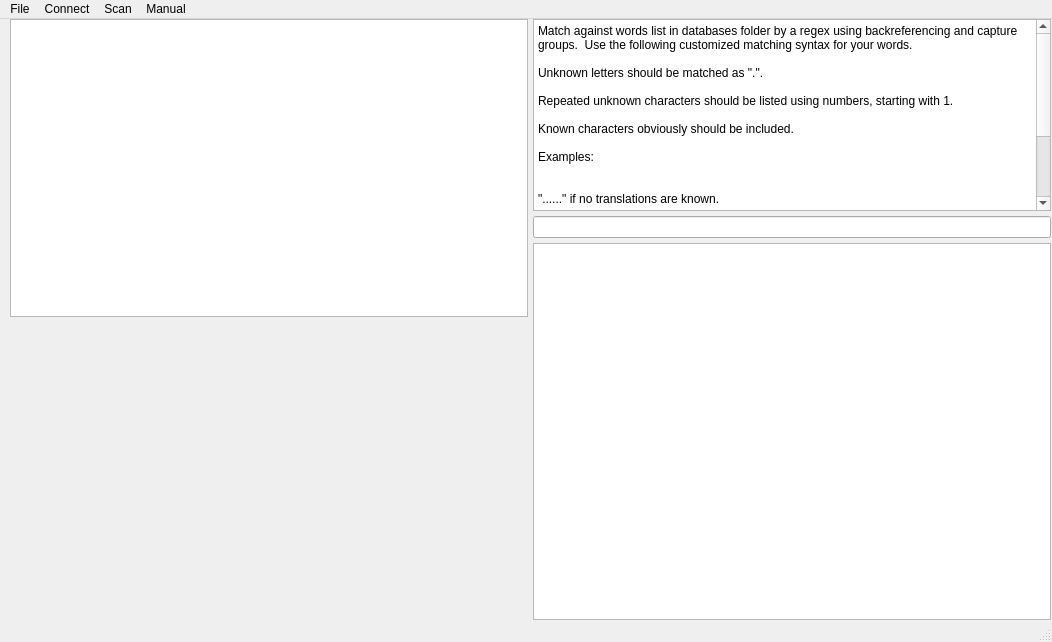
<?xml version="1.0" encoding="UTF-8"?>
<ui version="4.0">
 <class>CipherUI</class>
 <widget class="QMainWindow" name="CipherUI">
  <property name="geometry">
   <rect>
    <x>0</x>
    <y>0</y>
    <width>1052</width>
    <height>642</height>
   </rect>
  </property>
  <property name="sizePolicy">
   <sizepolicy hsizetype="Minimum" vsizetype="Minimum">
    <horstretch>0</horstretch>
    <verstretch>0</verstretch>
   </sizepolicy>
  </property>
  <property name="windowTitle">
   <string>Cipher Helper</string>
  </property>
  <widget class="QWidget" name="centralwidget">
   <property name="sizePolicy">
    <sizepolicy hsizetype="Minimum" vsizetype="Minimum">
     <horstretch>1</horstretch>
     <verstretch>1</verstretch>
    </sizepolicy>
   </property>
   <widget class="QWidget" name="horizontalLayoutWidget">
    <property name="geometry">
     <rect>
      <x>10</x>
      <y>0</y>
      <width>1041</width>
      <height>601</height>
     </rect>
    </property>
    <layout class="QHBoxLayout" name="CipherUIHorizontalLayout" stretch="0,0">
     <property name="spacing">
      <number>5</number>
     </property>
     <item>
      <layout class="QVBoxLayout" name="SolverVerticalLayout" stretch="0,0">
       <property name="spacing">
        <number>5</number>
       </property>
       <item>
        <widget class="QTextEdit" name="textEdit">
         <property name="sizePolicy">
          <sizepolicy hsizetype="Minimum" vsizetype="Minimum">
           <horstretch>0</horstretch>
           <verstretch>0</verstretch>
          </sizepolicy>
         </property>
         <property name="sizeAdjustPolicy">
          <enum>QAbstractScrollArea::AdjustToContents</enum>
         </property>
         <property name="html">
          <string notr="true">&lt;!DOCTYPE HTML PUBLIC &quot;-//W3C//DTD HTML 4.0//EN&quot; &quot;http://www.w3.org/TR/REC-html40/strict.dtd&quot;&gt;
&lt;html&gt;&lt;head&gt;&lt;meta name=&quot;qrichtext&quot; content=&quot;1&quot; /&gt;&lt;style type=&quot;text/css&quot;&gt;
p, li { white-space: pre-wrap; }
&lt;/style&gt;&lt;/head&gt;&lt;body style=&quot; font-family:'MS Shell Dlg 2'; font-size:8.25pt; font-weight:400; font-style:normal;&quot;&gt;
&lt;p style=&quot;-qt-paragraph-type:empty; margin-top:0px; margin-bottom:0px; margin-left:0px; margin-right:0px; -qt-block-indent:0; text-indent:0px; font-family:'Courier'; font-size:12pt;&quot;&gt;&lt;br /&gt;&lt;/p&gt;&lt;/body&gt;&lt;/html&gt;</string>
         </property>
         <property name="acceptRichText">
          <bool>false</bool>
         </property>
        </widget>
       </item>
       <item>
        <widget class="QWidget" name="Solver" native="true">
         <property name="sizePolicy">
          <sizepolicy hsizetype="Minimum" vsizetype="Minimum">
           <horstretch>0</horstretch>
           <verstretch>0</verstretch>
          </sizepolicy>
         </property>
        </widget>
       </item>
      </layout>
     </item>
     <item>
      <layout class="QVBoxLayout" name="CipherVerticalLayout" stretch="0,0,0">
       <item>
        <widget class="QPlainTextEdit" name="plainTextEdit">
         <property name="sizePolicy">
          <sizepolicy hsizetype="Minimum" vsizetype="Minimum">
           <horstretch>0</horstretch>
           <verstretch>0</verstretch>
          </sizepolicy>
         </property>
         <property name="acceptDrops">
          <bool>false</bool>
         </property>
         <property name="readOnly">
          <bool>true</bool>
         </property>
         <property name="plainText">
          <string>Match against words list in databases folder by a regex using backreferencing and capture groups.  Use the following customized matching syntax for your words.

Unknown letters should be matched as &quot;.&quot;.

Repeated unknown characters should be listed using numbers, starting with 1.

Known characters obviously should be included.

Examples:


&quot;......&quot; if no translations are known.

&quot;.a1a1a&quot; if &quot;a&quot; is known with unknown &quot;n&quot; repeating and &quot;b&quot; not repeating.

&quot;b1n1n1&quot; if &quot;b&quot; and &quot;n&quot; are known with unknown &quot;a&quot; repeating.

&quot;b12121&quot; if &quot;b&quot; is known with unknown &quot;a&quot; and &quot;n&quot; repeating.</string>
         </property>
        </widget>
       </item>
       <item>
        <widget class="QLineEdit" name="wordFilter">
         <property name="sizePolicy">
          <sizepolicy hsizetype="Minimum" vsizetype="Minimum">
           <horstretch>0</horstretch>
           <verstretch>0</verstretch>
          </sizepolicy>
         </property>
         <property name="text">
          <string notr="true"/>
         </property>
        </widget>
       </item>
       <item>
        <widget class="QListWidget" name="wordSelection">
         <property name="sizePolicy">
          <sizepolicy hsizetype="Minimum" vsizetype="Minimum">
           <horstretch>0</horstretch>
           <verstretch>1</verstretch>
          </sizepolicy>
         </property>
         <property name="mouseTracking">
          <bool>true</bool>
         </property>
         <property name="tabletTracking">
          <bool>true</bool>
         </property>
         <property name="acceptDrops">
          <bool>false</bool>
         </property>
         <property name="sizeAdjustPolicy">
          <enum>QAbstractScrollArea::AdjustToContents</enum>
         </property>
         <property name="dragEnabled">
          <bool>true</bool>
         </property>
         <property name="dragDropMode">
          <enum>QAbstractItemView::DragDrop</enum>
         </property>
         <property name="sortingEnabled">
          <bool>true</bool>
         </property>
        </widget>
       </item>
      </layout>
     </item>
    </layout>
   </widget>
  </widget>
  <widget class="QMenuBar" name="menubar">
   <property name="geometry">
    <rect>
     <x>0</x>
     <y>0</y>
     <width>1052</width>
     <height>21</height>
    </rect>
   </property>
   <widget class="QMenu" name="menuFile">
    <property name="title">
     <string>File</string>
    </property>
    <addaction name="actionOpen"/>
    <addaction name="actionSave"/>
    <addaction name="actionSave_As"/>
    <addaction name="actionClose"/>
    <addaction name="actionExit"/>
   </widget>
   <widget class="QMenu" name="menuConnect">
    <property name="title">
     <string>Connect</string>
    </property>
   </widget>
   <widget class="QMenu" name="menuScan">
    <property name="title">
     <string>Scan</string>
    </property>
   </widget>
   <widget class="QMenu" name="menuManual">
    <property name="title">
     <string>Manual</string>
    </property>
   </widget>
   <addaction name="menuFile"/>
   <addaction name="menuConnect"/>
   <addaction name="menuScan"/>
   <addaction name="menuManual"/>
  </widget>
  <widget class="QStatusBar" name="statusbar"/>
  <action name="actionOpen">
   <property name="text">
    <string>Open</string>
   </property>
  </action>
  <action name="actionClose">
   <property name="text">
    <string>Close</string>
   </property>
   <property name="shortcut">
    <string>Ctrl+X</string>
   </property>
  </action>
  <action name="actionExit">
   <property name="text">
    <string>Exit</string>
   </property>
  </action>
  <action name="actionSave">
   <property name="text">
    <string>Save</string>
   </property>
   <property name="shortcut">
    <string>Ctrl+S</string>
   </property>
  </action>
  <action name="actionSave_As">
   <property name="text">
    <string>Save As...</string>
   </property>
   <property name="shortcut">
    <string>Ctrl+Z</string>
   </property>
  </action>
 </widget>
 <resources/>
 <connections/>
</ui>
